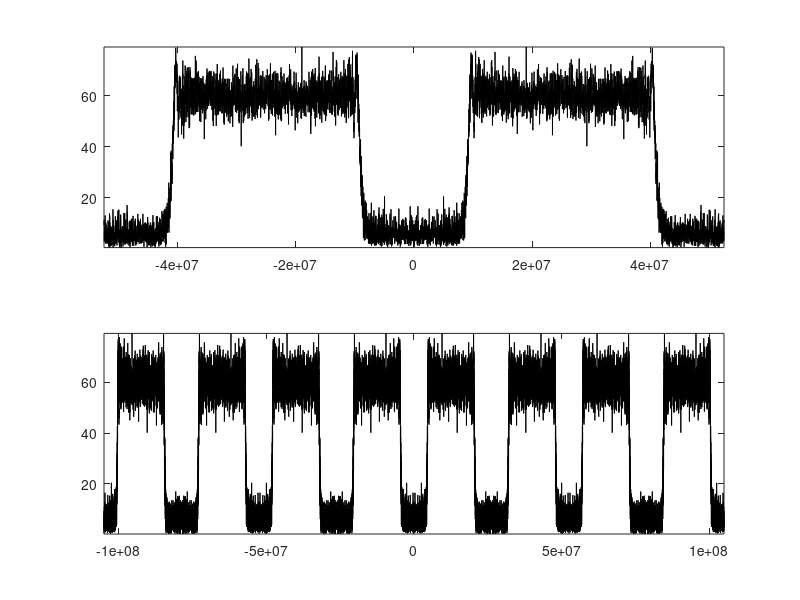

Recreate this plot in MATLAB.
% Script:           chirp_samp.m
% Author:           D.R.Ohm   
% Rev:              1.2
% Date:             April 4, 2005
%
% Explores bandpas sampling for a LFM waveform (chirp signal).

% B = bandwidth of chirp
% T = Time of chirp duration
%
%==========================================================================
%==========================================================================
clear all;close all

fc = 130e6;
phi = 0;

fs = 105e6;
%fs = 75e6;
Ts = 1/fs;
T = 42e-6;
npoints = T*fs;
tp = linspace(-T/2, T/2, npoints);
B = 32e6;   % 32 MHz bandwidth
mu = 2. * pi * B / T;
M = length(tp);

%-Compute the complex LFM representation
Ichannal = cos(2*pi*fc.*tp + mu .* tp.^2 / 2.); % Real part
Qchannal = sin(2*pi*fc.*tp + mu .* tp.^2 / 2.); % Imaginary Part
LFM = Ichannal + sqrt(-1) .* Qchannal;  % complex valued signal

SNR = 10;
w_n = randn(1,M) + 1i*randn(1,M);
w = (10^(-SNR/10))*w_n;        % Additive white noise for defined SNR
LFM = LFM+w;
%LFMFFT = fftshift(fft(LFM));
sig = real(LFM);

%-Compute and plot spectrum of LFM waveform sampled at > BW
pow = nextpow2(npoints);
fpoints = 2^pow;
sigfft = fftshift(fft(sig,fpoints));
freqlimit = .5*fs;
freq = linspace(-freqlimit,freqlimit,fpoints);
spec = abs(sigfft);
subplot(2,1,1)
plot(freq,spec,'k')
axis tight

%-Show spectrum replicas due to sampling in time-domain
sigfft_long = (fft(sig,fpoints));
specl = abs(sigfft_long);
spec_long = fftshift([specl specl specl specl]);
freq_long = linspace(-2*freqlimit,2*freqlimit,4*fpoints);
subplot(2,1,2)
plot(freq_long,spec_long,'k')
axis tight
